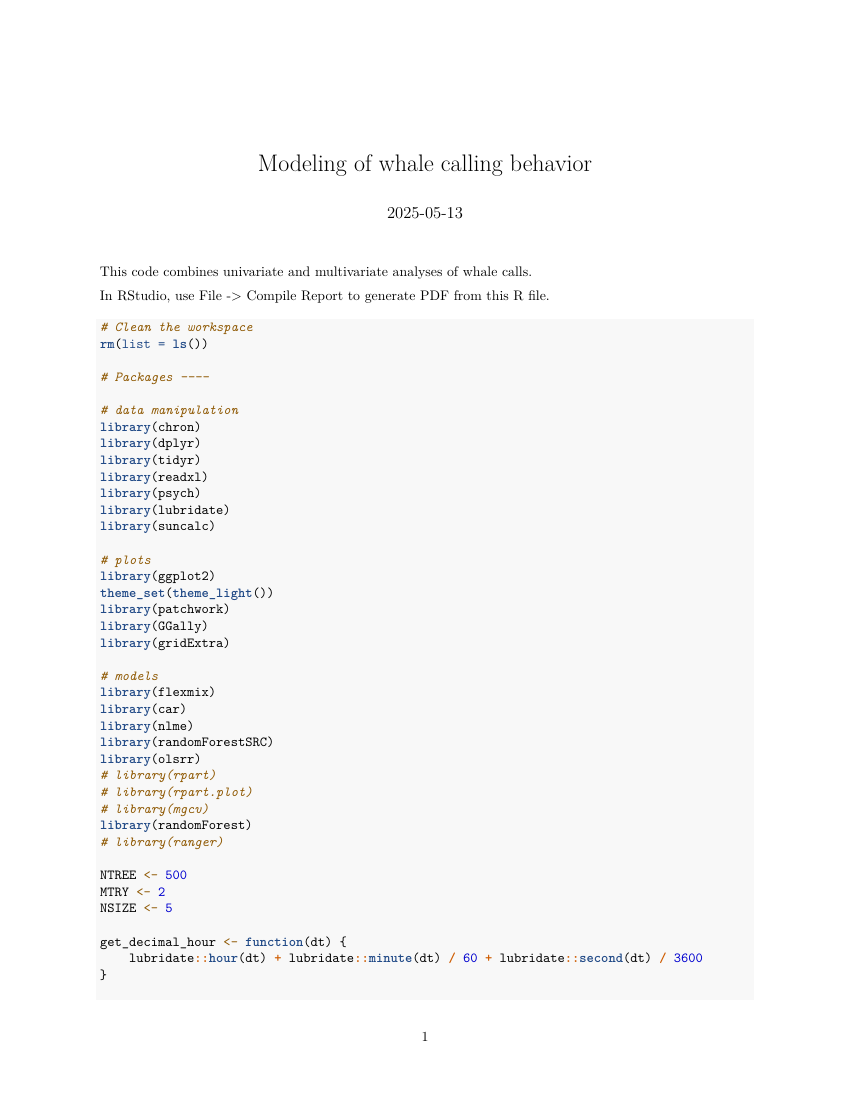

Source code (R):
#' ---
#' title: "Modeling of whale calling behavior"
#' author: ""
#' ---

#+ setup, include=FALSE
knitr::opts_chunk$set(message = FALSE, warning = FALSE,
                      fig.width = 10, fig.height = 6)


#' This code combines univariate and multivariate analyses of whale calls.
#'
#' In RStudio, use File -> Compile Report to generate PDF from this R file.

# Clean the workspace
rm(list = ls())

# Packages ----

# data manipulation
library(chron)
library(dplyr)
library(tidyr)
library(readxl)
library(psych)
library(lubridate)
library(suncalc)

# plots
library(ggplot2)
theme_set(theme_light())
library(patchwork)
library(GGally)
library(gridExtra)

# models
library(flexmix)
library(car)
library(nlme)
library(randomForestSRC)
library(olsrr)
# library(rpart)
# library(rpart.plot)
# library(mgcv)
library(randomForest)
# library(ranger)

NTREE <- 500
MTRY <- 2
NSIZE <- 5

get_decimal_hour <- function(dt) {
    lubridate::hour(dt) + lubridate::minute(dt) / 60 + lubridate::second(dt) / 3600
}

# Get partial dependence data for all predictors
get_pdp_data <- function(model, data, predictors, ...) {
    require(pdp)
    pdp_list <- lapply(predictors, function(pred) {
        pd <- pdp::partial(model,
                           pred.var = pred,
                           train = data,
                           plot = FALSE,
                           ...)
        pd$predictor <- pred
        names(pd)[1] <- "x"
        pd
    })
    do.call(rbind, pdp_list)
}

# Inverse of log10, such as for inv.link = invlog10 in get_pdp_data()
invlog10 <- function(x) {
    10^x
}

# Opposite of in
`%!in%` <- Negate(`%in%`)

# Data ----

BuoyReplacement <- as.Date(c("2022-07-20"))

# Load and format the data
D <- readxl::read_xlsx("./data/NARWData_2024-07-29.xlsx",
                       sheet = 1,
                       col_types = c(rep("guess", 3),
                                     rep("numeric", 3),
                                     rep("guess", 9))) %>%
    # format dates and times
    mutate(Date = as.Date(Date),
           Time_NYC = chron::times(Time_NYC),
           TimeLastVP_NYC = chron::times(TimeLastVP_NYC)) %>%
    mutate(IsVPYesterday = TimeLastVP_NYC > Time_NYC) %>%
    mutate(Time_NYC = as.POSIXct(paste(Date, Time_NYC), tz = "America/New_York"),
           TimeLastVP_NYC = as.POSIXct(paste(Date - IsVPYesterday, TimeLastVP_NYC),
                                       tz = "America/New_York")) %>%
    # calculate time variables
    mutate(TimeSinceLastVP = as.numeric(difftime(Time_NYC, TimeLastVP_NYC, units = "hours")),
           Year = as.numeric(format(Time_NYC, "%Y")),
           Month = as.numeric(format(Time_NYC, "%m")),
           Hour = as.numeric(format(Time_NYC, "%H")),
           HourDecimal = get_decimal_hour(Time_NYC),
           DoY = as.numeric(format(Time_NYC, "%j"))) %>%
    mutate(DoYsin = sin(2 * pi * DoY / 365.25),
           DoYcos = cos(2 * pi * DoY / 365.25),
           Hoursin = sin(2 * pi * HourDecimal / 24),
           Hourcos = cos(2 * pi * HourDecimal / 24)) %>%
    # define seasons based on months
    mutate(Season = case_when(
        Month %in% 9:11 ~ "Fall",
        Month %in% c(12, 1, 2) ~ "Winter",
        Month %in% 3:5 ~ "Spring",
        TRUE ~ "Summer")) %>%
    # order seasons chronologically
    mutate(Season = factor(Season, levels = c("Fall", "Winter", "Spring", "Summer"))) %>%
    # drop unused factor levels
    mutate(Season = droplevels(Season)) %>%
    # rename some variables
    rename(Duration = DeltaTime,
           Duration90 = Dur90,
           SPLvessel = SPL_VesselPassage,
           SPLcalling = SPL_CallingPeriod,
           TimeSinceLVP = TimeSinceLastVP) %>%
    # sort chronologically
    arrange(Time_NYC) %>%
    # calculate inter-call intervals
    mutate(ICI = c(NA, as.numeric(difftime(Time_NYC[-1], Time_NYC[-length(Time_NYC)], units = "secs")))) %>%
    # year of deployment
    mutate(YearDeployment = case_when(
        Date < BuoyReplacement ~ "Year 1",
        Date > BuoyReplacement ~ "Year 2"))

# Set the ICI between years of observations as missing (NA).
# Note that the end of the previous season is March and start of the season is November.
tmp_PreviousMonth <- c(NA, D$Month[-nrow(D)])
YearSwitch <- which(!is.na(tmp_PreviousMonth) & (tmp_PreviousMonth == 3 & D$Month == 11))
D$ICI[YearSwitch] <- NA

# Show summary
summary(D)



# Bouts ----

## Define bouts ----

# Plot ICI distribution
D %>%
    ggplot(aes(x = ICI / 60)) +
    geom_histogram(aes(y = ..count..), fill = "blue", alpha = 0.5, color = NA) +
    scale_x_log10() +
    labs(x = "Inter-call interval (minutes)",
         y = "Frequency")
ggsave("images/ICI_hist.png", width = 6, height = 4, dpi = 600)

# Fit a mixture distribution (2 gamma distributions)
set.seed(123)
ICIs <- na.omit(D$ICI)
fit <- flexmix(ICIs ~ 1,
               model = FLXMRglm(ICIs ~ ., family = "Gamma"),
               k = 2)
summary(fit)
parameters(fit)

# Plot histogram of posterior probabilities
plot(fit, root = FALSE, main = "", eps = 0.1,
     xlab = "Probability", ylab = "Frequency")

png("images/ICI_flexmix.png", width = 6, height = 4, units = "in", res = 600)
plot(fit, root = FALSE, main = "", eps = 0.1,
     xlab = "Probability", ylab = "Frequency")
dev.off()

# In fit@cluster, 1s indicate that the current ICI belongs to the bout,
# and 2s indicate that there's a break between bouts (start of a new bout).
# The ICIs miss the 1st value in each year of deployment (which are NA), so it is n + 2.
# Sometimes the definition of 1 and 2 switches.

# Summarize ICIs (minutes) by cluster
psych::describeBy(ICIs/60, fit@cluster)

# Define bouts
D$Bout <- NA
# Make sure that calls at the YearSwitch are also the breaks
ICIclusters <- fit@cluster
for (i in 1:length(YearSwitch)) {
    ii <- YearSwitch[i]
    ICIclusters <- c(ICIclusters[1:(ii - 2)], 2, ICIclusters[-c(1:(ii - 2))])
}

bi <- 1
D$Bout[1] <- bi
for (i in 1:length(ICIclusters)) {
    # If a break, start a new bout (increase bout index bi)
    if (ICIclusters[i] == 2) {
        bi <- bi + 1
    }
    D$Bout[i + 1] <- bi
}

# Summarize data for bout analysis
DB0 <- D %>%
    mutate(Bout = as.factor(Bout)) %>%
    group_by(Bout) %>%
    summarise(Date = Date[1],
              Year = Year[1],
              Month = Month[1],
              DoY = DoY[1],
              Hour = Hour[1],
              Season = Season[1],
              DoYcos = DoYcos[1],
              DoYsin = DoYsin[1],
              Hoursin = Hoursin[1],
              Hourcos = Hourcos[1],
              HourDecimal = HourDecimal[1],

              ICI = mean(ICI, na.rm = TRUE),
              n_calls = n(),
              BoutDur_s = as.numeric(difftime(tail(Time_NYC, 1), Time_NYC[1], units = "secs")),

              Time_NYC = Time_NYC[1],
              TimeSinceLVP = TimeSinceLVP[1],
              SPLcalling = mean(SPLcalling),
              SPLvessel = mean(SPLvessel),

              FreqMin_first = FreqMin[1],
              FreqMin_last = tail(FreqMin, 1),
              FreqMin = mean(FreqMin),

              FreqMax_first = FreqMax[1],
              FreqMax_last = tail(FreqMax, 1),
              FreqMax = mean(FreqMax),

              FreqDelta_first = FreqDelta[1],
              FreqDelta_last = tail(FreqDelta, 1),
              FreqDelta = mean(FreqDelta),

              Duration_first = Duration[1],
              Duration_last = tail(Duration, 1),
              Duration = mean(Duration),

              Duration90_first = Duration90[1],
              Duration90_last = tail(Duration90, 1),
              Duration90 = mean(Duration90)
    ) %>%
    # convert duration to minutes
    mutate(BoutDur_mins = BoutDur_s / 60) %>%
    mutate(BoutDur_mins_log10 = log10(BoutDur_mins))

# Total number of bouts
max(D$Bout)

# Summary of bout stats
DB0 %>%
    dplyr::select(BoutDur_mins, n_calls) %>%
    psych::describe()

# Count bouts with one call only
db1 <- DB0 %>%
    filter(n_calls == 1)
nrow(db1)

# Remove the short bouts from analysis
DB <- DB0 %>%
    filter(n_calls > 1)

write.csv(DB, file = "dataderived/data_bouts.csv", row.names = FALSE)


## Bout summary ----

# Save numeric summary of the data as a table
summary_DB <- psych::describe(DB) %>%
    as.data.frame() %>%
    dplyr::select(n, min, mean, median, max, sd, range)

# Show summary to match with the table in the paper
summary_DB
write.csv(summary_DB, 'dataderived/summary_DB.csv')


# Summarize like Table 3 in Davis et al. (2023)
# https://doi.org/10.1093/icesjms/fsad174
# but by Year and Month and add columns (Bout_dur_mins_sd)

dtmp <- DB %>%
    group_by(Year, Month) %>%
    summarize(n_bouts = n(),
              BoutDur_mins_mean = mean(BoutDur_mins),
              BoutDur_mins_sd = sd(BoutDur_mins),
              BoutDur_mins_95 = quantile(BoutDur_mins, probs = 0.95)
    )

SumTable <- D %>%
    # remove bouts formed by a single upcall
    filter(!is.element(Bout, db1$Bout)) %>%
    group_by(Year, Month) %>%
    summarize(n_calls = n(),
              ICI_95_min = quantile(ICI[-1], probs = 0.95, na.rm = TRUE) / 60
    ) %>%
    left_join(dtmp)

knitr::kable(SumTable, digits = 2)


# Alternatively, summary by year

dtmp <- DB %>%
    group_by(Year) %>%
    summarize(n_bouts = n(),
              BoutDur_mins_mean = mean(BoutDur_mins),
              BoutDur_mins_sd = sd(BoutDur_mins),
              BoutDur_mins_95 = quantile(BoutDur_mins, probs = 0.95)
    )

SumTable <- D %>%
    # Remove bouts formed by a single upcall
    filter(!is.element(Bout, db1$Bout)) %>%
    group_by(Year) %>%
    summarize(n_calls = n(),
              ICI_95_min = quantile(ICI[-1], probs = 0.95, na.rm = TRUE) / 60
    ) %>%
    left_join(dtmp)

knitr::kable(SumTable, digits = 2)


## Bout plots ----

# Plot bout duration distributions
p1 <- DB %>%
    ggplot(aes(x = BoutDur_mins)) +
    geom_histogram(fill = "blue", alpha = 0.5, color = NA) +
    labs(x = "Bout duration (minutes)",
         y = "Frequency")
p2 <- DB %>%
    ggplot(aes(x = BoutDur_mins)) +
    geom_histogram(fill = "blue", alpha = 0.5, color = NA) +
    scale_x_log10() +
    labs(x = "Bout duration (minutes)",
         y = "Frequency")
p1 + p2 +
    plot_annotation(tag_levels = "A")

ggsave("images/bout_durs.png", width = 8, height = 4, dpi = 600)

# Set the response variables and predictors
RESPONSES <- c("BoutDur_mins_log10")

# PREDICTORS <- c("TimeSinceLVP"
#                 ,"SPLcalling"
#                 ,"SPLvessel"
#                 ,"DoY"
#                 ,"HourDecimal"
# )

PREDICTORS_cycle <- c("TimeSinceLVP"
                      ,"SPLcalling"
                      ,"SPLvessel"
                      ,"DoYcos", "DoYsin"
                      ,"Hoursin", "Hourcos"
)

# Response variables are the first rows/columns in the matrix
DB %>%
    dplyr::select(all_of(c(RESPONSES, PREDICTORS_cycle))) %>%
    GGally::ggpairs() +
    ggplot2::theme(
        axis.text = ggplot2::element_text(size = 8),
        strip.text = ggplot2::element_text(size = 8)
    )

ggsave("images/bout_scatter.png", width = 10, height = 8, dpi = 600)

# Show correlations and p-values
DB %>%
    dplyr::select(all_of(c(RESPONSES, PREDICTORS_cycle))) %>%
    as.matrix() %>%
    Hmisc::rcorr()

# Show 95% confidence intervals for correlations of Response with Predictors
sapply(PREDICTORS_cycle, function(x)
    cor.test(unlist(DB[,RESPONSES]), unlist(DB[,x]), conf.level = 0.95)$conf.int
)


## Bout models ----

# Formula relating the response(s) to explanatory variables
fml <- as.formula(paste(RESPONSES,
                        paste(PREDICTORS_cycle, collapse = " + "),
                        sep = " ~ "))

### Linear regression ----

# Full model (response and all predictors)
M_LR_BoutDur <- lm(fml, data = DB)

# Check collinearity of predictors
ols_coll_diag(M_LR_BoutDur)

# Model selected
m_LR_BoutDur <- ols_step_both_p(M_LR_BoutDur, p_remove = 0.05)
summary(m_LR_BoutDur$model)

# Format the output
tmp <- summary(m_LR_BoutDur$model)
knitr::kable(tmp$coefficients, digits = 3)

# Diagnostics
ols_plot_diagnostics(m_LR_BoutDur$model)
acf(m_LR_BoutDur$model$residuals)

par(mfrow = c(2, 2))
plot(m_LR_BoutDur$model)


with(DB,
     cor.test(SPLvessel, SPLcalling)
     )


### Random forest ----

set.seed(123)
M_RF_BoutDur <- randomForest(fml
                             ,ntree = NTREE, mtry = MTRY, nodesize = NSIZE
                             ,sampsize = ceiling(nrow(DB) * 2/3)
                             ,importance = TRUE
                             ,data = DB)
M_RF_BoutDur
plot(M_RF_BoutDur)

importance_values <- M_RF_BoutDur$importance[,1]
importance_df <- tibble(Variable = names(importance_values),
                        Importance = importance_values) %>%
    arrange(Importance)

ggplot(importance_df, aes(x = reorder(Variable, Importance), y = Importance)) +
    geom_bar(stat = "identity") +
    coord_flip() +
    labs(x = "",
         y = "Importance")
ggsave("images/importance_BoutDur.png", width = 4, height = 3, dpi = 600)

# Get PDP data
pdp_BoutDur <- get_pdp_data(M_RF_BoutDur, DB, PREDICTORS_cycle)

# Convert the predictor column to factor for faceting
pdp_BoutDur$predictor <- factor(pdp_BoutDur$predictor, levels = PREDICTORS_cycle)

# Plot PDPs with fixed y-axes
ggplot(pdp_BoutDur, aes(x = x, y = yhat)) +
    geom_line() +
    facet_wrap(~predictor, scales = "free_x", nrow = 1) +
    labs(x = "Predictor values",
         y = expression(log[10] * "(Bout duration [minutes])"))
ggsave("images/pdp_BoutDur.png", width = 9, height = 2.5, dpi = 600)



# Occurrence analysis ----

# Save numeric summary of the data as a table
summary_D <- psych::describe(D) %>%
    as.data.frame() %>%
    dplyr::select(n, min, mean, median, max, sd, range)

# Show summary to match with the table in the paper
summary_D
write.csv(summary_D, 'dataderived/summary_D.csv')

## Year-season counts ----

# Count number of upcalls from the year of deployment
table(D$YearDeployment)

# Counts per season
table(D$YearDeployment, D$Season)

# % per season
round(table(D$YearDeployment, D$Season) * 100 / as.vector(table(D$YearDeployment)), 0)


## Seasonal plots ----

# See
# https://stackoverflow.com/questions/15575713/modifying-timezone-of-a-posixct-object-without-changing-the-display
# for help changing the time zone without changing the displayed time
DateMonitoring <- read_xlsx("data/Datetime_Local_NARWMonitoring.xlsx") %>%
    arrange(datetime_local) %>%
    # edit timezone
    mutate(datetime_local = as.POSIXct(as.character(datetime_local),
                                       origin = as.POSIXct("1970-01-01"),
                                       tz = "America/New_York")) %>%
    # round to hours
    mutate(datetime_local = lubridate::floor_date(datetime_local, unit = "hour")) %>%
    # keep only unique
    dplyr::distinct(datetime_local, .keep_all = TRUE)

attr(DateMonitoring$datetime_local, "tzone") <- "UTC"

DateMonitoring_day <- DateMonitoring %>%
    # subtract 5 hours to convert to "UTC - 5"
    mutate(datetime_local = datetime_local - 5*3600) %>%
    mutate(datetime_local = as.Date(datetime_local)) %>%
    dplyr::distinct(datetime_local, .keep_all = TRUE)

AllDays <- tibble(date = seq(from = as.Date(min(DateMonitoring$datetime_local)),
                             to = as.Date(max(DateMonitoring$datetime_local)),
                             by = "1 day"),
                  lat = 38.303,
                  lon = -74.645)

sun <- getSunlightTimes(data = AllDays,
                        tz = "UTC", #"America/New_York",
                        keep = c("sunrise", "sunset")) %>%
    # subtract 5 hours to convert to "UTC - 5"
    mutate(sunrise = sunrise - 5*3600,
           sunset = sunset - 5*3600) %>%
    mutate(sunrise_h = get_decimal_hour(sunrise),
           sunset_h = get_decimal_hour(sunset)) %>%
    arrange(date)

# Create a copy of the main data but switch times to UTC - 5
D_utc <- D
attr(D_utc$Time_NYC, "tzone") <- "UTC"
D_utc <- D_utc %>%
    mutate(Time_NYC = Time_NYC - 5*3600) %>%
    mutate(HourDecimal = get_decimal_hour(Time_NYC),
           Date = as.Date(Time_NYC),
           Hour = as.numeric(format(Time_NYC, "%H")))

# Year 1
DateMonitoring_day_0 <- DateMonitoring_day %>%
    dplyr::filter(datetime_local < BuoyReplacement) %>%
    dplyr::filter(datetime_local < as.Date("2022-04-01")) %>%
    dplyr::filter(datetime_local > as.Date("2021-10-20"))
sun_0 <- sun %>%
    dplyr::filter(date < BuoyReplacement) %>%
    dplyr::filter(date < as.Date("2022-04-01")) %>%
    dplyr::filter(date > as.Date("2021-10-20"))

d_0 <- D_utc %>%
    dplyr::filter(Date < BuoyReplacement)

p1 <- ggplot() +
    geom_rect(data = DateMonitoring_day_0,
              aes(ymin = datetime_local, ymax = datetime_local + days(1),
                  xmin = -Inf, xmax = Inf),
              fill = "gray", alpha = 0.5) +
    geom_point(data = sun_0, pch = 16,
               aes(x = sunrise_h, y = date), color = "orange", size = 1) +
    geom_point(data = sun_0, pch = 16,
               aes(x = sunset_h, y = date), color = "orange", size = 1) +
    geom_point(data = d_0,
               aes(x = HourDecimal, y = Date),
               color = "black", size = 1, pch = 15) +
    labs(x = "Hour of day (UTC - 5)",
         y = "") +
    scale_x_continuous(limits = c(0, 24),
                       breaks = seq(0, 24, by = 6),
                       minor_breaks = seq(0, 24, by = 2),
                       expand = c(0.01, 0.01)) +
    scale_y_date(breaks = as.Date(c("2021-11-01", "2022-01-01",
                                    "2022-04-01",
                                    "2023-01-01", "2023-04-01")),
                 date_labels = "%Y %b",
                 # date_minor_breaks = "1 month"
                 minor_breaks = seq(from = as.Date("2021-11-01"),
                                    to = as.Date("2023-04-01"),
                                    by = "1 month"),
                 expand = c(0.01, 0.01)
    )

# Year 2
DateMonitoring_day_0 <- DateMonitoring_day %>%
    dplyr::filter(datetime_local > BuoyReplacement) %>%
    dplyr::filter(datetime_local > as.Date("2022-10-20"))
sun_0 <- sun %>%
    dplyr::filter(date > BuoyReplacement) %>%
    dplyr::filter(date > as.Date("2022-10-20"))
d_0 <- D_utc %>%
    dplyr::filter(Date > BuoyReplacement)

p2 <- ggplot() +
    geom_rect(data = DateMonitoring_day_0,
              aes(ymin = datetime_local, ymax = datetime_local + days(1),
                  xmin = -Inf, xmax = Inf),
              fill = "gray", alpha = 0.5) +
    geom_point(data = sun_0, pch = 16,
               aes(x = sunrise_h, y = date), color = "orange", size = 1) +
    geom_point(data = sun_0, pch = 16,
               aes(x = sunset_h, y = date), color = "orange", size = 1) +
    geom_point(data = d_0,
               aes(x = HourDecimal, y = Date),
               color = "black", size = 1, pch = 15) +
    labs(x = "Hour of day (UTC - 5)",
         y = "") +
    scale_x_continuous(limits = c(0, 24),
                       breaks = seq(0, 24, by = 6),
                       minor_breaks = seq(0, 24, by = 2),
                       expand = c(0.01, 0.01)) +
    scale_y_date(breaks = as.Date(c("2021-11-01", "2022-01-01",
                                    "2022-11-01",
                                    "2023-01-01", "2023-04-01")),
                 date_labels = "%Y %b",
                 # date_minor_breaks = "1 month"
                 minor_breaks = seq(from = as.Date("2021-11-01"),
                                    to = as.Date("2023-04-01"),
                                    by = "1 month"),
                 expand = c(0.01, 0.01)
    )

p1 + p2 +
    plot_annotation(tag_levels = "A")

ggsave("images/occurrence_diel.png", width = 8, height = 4, dpi = 600)


## Diel analysis ----

# Count calls per date and hour, then combine with all monitoring days
D_dh <- D_utc %>%
    dplyr::group_by(Date, Hour) %>%
    dplyr::summarise(Ncalls = n())
# Check
sum(D_dh$Ncalls) == nrow(D)

Ncalls0 <- expand.grid(Date = DateMonitoring_day$datetime_local,
                       Hour = 0:23) %>%
    as_tibble() %>%
    left_join(D_dh, by = c("Date", "Hour")) %>%
    mutate(HourFac = factor(Hour, levels = 0:23),
           Year = "year 1",
           HourSin = sin(2 * pi * Hour / 24),
           HourCos = cos(2 * pi * Hour / 24)) %>%
    arrange(Date, Hour)
# Those counts of calls that are missing during the monitoring are 0
Ncalls0$Ncalls[is.na(Ncalls0$Ncalls)] <- 0
# Check
sum(Ncalls0$Ncalls) == nrow(D)

# Plot number of calls per hour
# Aggregate calls by hour
Ncalls0_agg <- Ncalls0 %>%
    group_by(Hour) %>%
    summarise(Ncalls = sum(Ncalls))
# Check
sum(Ncalls0_agg$Ncalls) == nrow(D)

p3 <- Ncalls0_agg %>%
    ggplot(aes(x = Hour, y = Ncalls)) +
    geom_bar(stat = "identity") +
    labs(x = "Hour of day (UTC - 5)", y = "Number of calls")

p1 + p2 + p3 +
    plot_annotation(tag_levels = "A")

ggsave("images/occurrence_dielNcalls.png", width = 8, height = 3, dpi = 600)


# Use a model to test the diel pattern
# Model 1: based on categorical hours -- has higher AIC and BIC than model 2 below.
# m_ncalls_gls <- nlme::gls(log(Ncalls + 1) ~ HourFac
#           ,correlation = nlme::corAR1()
#           ,data = Ncalls0)

# Model 2: based on sin+cos transformation of hours
m_ncalls_gls <- nlme::gls(log(Ncalls + 1) ~ HourSin + HourCos
                          ,correlation = nlme::corAR1()
                          ,method = "REML"
                          ,data = Ncalls0)

summary(m_ncalls_gls)
# ?nlme:::residuals.gls
# e <- residuals(m_ncalls_gls, type = "pearson")
e <- residuals(m_ncalls_gls, type = "normalized")

# Residual diagnostics plots
par(mfrow = c(2, 2))
plot.ts(e,
        las = 1,
        ylab = "Residuals")
plot(x = fitted(m_ncalls_gls), y = e,
     las = 1,
     ylab = "Residuals", xlab = "Fitted")
plot(x = Ncalls0$Hour, y = e,
     las = 1,
     ylab = "Residuals", xlab = "Hour of day (UTC - 5)")
acf(e,
    las = 1,
    main = "Autocorrelation of residuals")

# Test significance of diel patterns, using ML since the fixed effects are different
m_ncalls_gls <- nlme::gls(log(Ncalls + 1) ~ HourSin + HourCos
                          ,correlation = nlme::corAR1()
                          ,method = "ML"
                          ,data = Ncalls0)

# Reduced model (without predictors)
m_ncalls_gls_reduced <- gls(log(Ncalls + 1) ~ 1
                            ,correlation = corAR1()
                            ,method = "ML"
                            ,data = Ncalls0)

# Likelihood ratio test
# Use the p-value to determine if the predictors significantly improve the model.
anova(m_ncalls_gls, m_ncalls_gls_reduced)

# 95% confidence interval for chi-squared distribution under the null hypothesis
df <- 2 # df.full - df.reduced
c(qchisq(0.025, df), qchisq(0.975, df))



# Call rates ----

## Calculate call rates ----

# Aggregate to calculate call rates
DC <- D %>%
    group_by(Date, Month, DoY, Hour, Season) %>%
    summarise(CallRate = n(),
              HourDecimal = mean(HourDecimal, na.rm = TRUE),
              TimeSinceLVP = mean(TimeSinceLVP),
              SPLcalling = mean(SPLcalling),
              SPLvessel = mean(SPLvessel),
              DoYcos = mean(DoYcos),
              DoYsin = mean(DoYsin),
              Hoursin = mean(Hoursin),
              Hourcos = mean(Hourcos)) %>%
    ungroup() %>%
    mutate(CallRate_log10 = log10(CallRate))

# Save numeric summary of the data as a table
summary_DC <- psych::describe(DC) %>%
    as.data.frame() %>%
    dplyr::select(n, min, mean, median, max, sd, range)

# Show summary to match with the table in the paper
summary_DC
write.csv(summary_DC, 'dataderived/summary_DC.csv')


## Call rates plots ----

# Plot bout duration distributions
p1 <- DC %>%
    ggplot(aes(x = CallRate)) +
    geom_histogram(fill = "blue", alpha = 0.5, color = NA, binwidth = 2) +
    labs(x = "Call rate (number of calls)",
         y = "Frequency")
p2 <- DC %>%
    ggplot(aes(x = CallRate)) +
    geom_histogram(fill = "blue", alpha = 0.5, color = NA) +
    scale_x_log10() +
    labs(x = "Call rate (number of calls)",
         y = "Frequency")
p1 + p2 +
    plot_annotation(tag_levels = "A")

ggsave("images/CallRate.png", width = 8, height = 4, dpi = 600)


# Set the response variables and predictors
RESPONSES <- c("CallRate_log10")

# Response variables are the first rows/columns in the matrix
DC %>%
    dplyr::select(all_of(c(RESPONSES, PREDICTORS_cycle))) %>%
    GGally::ggpairs() +
    ggplot2::theme(
        axis.text = ggplot2::element_text(size = 8),
        strip.text = ggplot2::element_text(size = 8)
    )

ggsave("images/CallRate_scatter.png", width = 10, height = 8, dpi = 600)

# Show correlations and p-values
DC %>%
    dplyr::select(all_of(c(RESPONSES, PREDICTORS_cycle))) %>%
    as.matrix() %>%
    Hmisc::rcorr()

# Show 95% confidence intervals for correlations of Response with Predictors
sapply(PREDICTORS_cycle, function(x)
    cor.test(unlist(DC[,RESPONSES]), unlist(DC[,x]), conf.level = 0.95)$conf.int
)


p1 <- DC %>%
    ggplot(aes(x = SPLcalling, y = CallRate)) +
    geom_point() +
    scale_y_log10() +
    labs(y = "Call rate (number of calls)",
         x = "SPL of calling period (dB)")
p2 <- DB %>%
    ggplot(aes(x = SPLcalling, y = BoutDur_mins)) +
    geom_point() +
    scale_y_log10() +
    labs(y = "Bout duration (minutes)",
         x = "SPL of calling period (dB)")
p3 <- DB %>%
    ggplot(aes(x = SPLvessel, y = BoutDur_mins)) +
    geom_point() +
    scale_y_log10() +
    labs(y = "Bout duration (minutes)",
         x = "SPL of vessel passage (dB)")
p1 + p2 + p3 +
    plot_annotation(tag_levels = "A")
ggsave("images/CallRateBout.png", width = 8, height = 3, dpi = 600)


## Call rate models ----

# Formula relating the response(s) to explanatory variables
fml <- as.formula(paste(RESPONSES,
                        paste(PREDICTORS_cycle, collapse = " + "),
                        sep = " ~ "))

### Linear regression ----

# Full model (response and all predictors)
M_LR_CallRate <- lm(fml, data = DC)

# Check collinearity of predictors
ols_coll_diag(M_LR_CallRate)

# Model selected
m_LR_CallRate <- ols_step_both_p(M_LR_CallRate, p_remove = 0.05)
summary(m_LR_CallRate$model)

# Format the output
tmp <- summary(m_LR_CallRate$model)
knitr::kable(tmp$coefficients, digits = 3)

# Diagnostics
ols_plot_diagnostics(m_LR_CallRate$model)
acf(m_LR_CallRate$model$residuals)

par(mfrow = c(2, 2))
plot(m_LR_CallRate$model)


### Random forest ----

set.seed(123)
M_RF_CallRate <- randomForest(fml
                              ,ntree = NTREE, mtry = MTRY, nodesize = NSIZE
                              ,sampsize = ceiling(nrow(DC) * 2/3)
                              ,importance = TRUE
                              ,data = DC)
M_RF_CallRate
plot(M_RF_CallRate)

importance_values <- M_RF_CallRate$importance[,1]
importance_df <- tibble(Variable = names(importance_values),
                        Importance = importance_values) %>%
    arrange(Importance)

ggplot(importance_df, aes(x = reorder(Variable, Importance), y = Importance)) +
    geom_bar(stat = "identity") +
    coord_flip() +
    labs(x = "",
         y = "Importance")
ggsave("images/importance_CallRate.png", width = 4, height = 3, dpi = 600)

# Get PDP data
pdp_CallRate <- get_pdp_data(M_RF_CallRate, DC, PREDICTORS_cycle)

# Convert the predictor column to factor for faceting
pdp_CallRate$predictor <- factor(pdp_CallRate$predictor, levels = PREDICTORS_cycle)

# Plot PDPs with fixed y-axes
ggplot(pdp_CallRate, aes(x = x, y = yhat)) +
    geom_line() +
    facet_wrap(~predictor, scales = "free_x", nrow = 1) +
    labs(x = "Predictor values",
         y = expression(log[10] * "(Number of calls per hour)"))
ggsave("images/pdp_CallRate.png", width = 9, height = 2.5, dpi = 600)



# Call characteristics ----

## Plots ----

# Set the response variables and predictors
RESPONSES <- c("FreqMin", "FreqMax", "FreqDelta", "Duration", "Duration90")

# Response variables are the first rows/columns in the matrix
D %>%
    dplyr::select(all_of(c(RESPONSES, PREDICTORS_cycle))) %>%
    GGally::ggpairs() +
    ggplot2::theme(
        axis.text = ggplot2::element_text(size = 8),
        strip.text = ggplot2::element_text(size = 8)
    )

ggsave("images/CallChar_scatter.png", width = 10, height = 8, dpi = 600)

# Show correlations and p-values
D %>%
    dplyr::select(all_of(c(RESPONSES, PREDICTORS_cycle))) %>%
    as.matrix() %>%
    Hmisc::rcorr()

# Show 95% confidence intervals for correlations of Response with Predictors
tmp <- lapply(RESPONSES, function(r)
    sapply(PREDICTORS_cycle, function(x)
        cor.test(unlist(D[,r]), unlist(D[,x]), conf.level = 0.95)$conf.int
    )
)
names(tmp) <- RESPONSES
tmp


# Plot boxplots of ALL responses per season


ps <- lapply(RESPONSES, function(response) {
    ggplot(D, aes(x = .data$Season, y = .data[[response]])) +
        geom_boxplot(fill = "bisque") +
        labs(x = "Season", y = response)
})

# List sample sizes on one plot
ps[[1]] <- ps[[1]] +
    stat_summary(
        fun.data = function(x) {
            return(data.frame(
                y = min(x) - 0.1,
                label = paste0("n = ", length(x))
            ))
        },
        geom = "text",
        size = 4,
        color = "blue"
    )

p2 <- ggplot(DC, aes(x = Season, y = CallRate)) +
    geom_boxplot(fill = "darkolivegreen3") +
    labs(x = "Season", y = "Call rate") +
    stat_summary(
        fun.data = function(x) {
            return(data.frame(
                y = min(x) - 1,
                label = paste0("n = ", length(x))
            ))
        },
        geom = "text",
        size = 4,
        color = "blue"
    )

p3 <- ggplot(DB, aes(x = Season, y = BoutDur_mins)) +
    geom_boxplot(fill = "cornflowerblue") +
    labs(x = "Season", y = "Bout duration") +
    stat_summary(
        fun.data = function(x) {
            return(data.frame(
                y = min(x) - 1,
                label = paste0("n = ", length(x))
            ))
        },
        geom = "text",
        size = 4,
        color = "blue"
    )

# Combine all ggplot objects using patchwork
combined_plot <- wrap_plots(ps) + plot_spacer() + p2 + p3

# Print the combined plot
print(combined_plot) +
    plot_layout(axes = "collect") +
    plot_annotation(tag_levels = "A")

ggsave("images/Response_boxplots.png", width = 9, height = 7, dpi = 600)


## Multivariate linear regression ----

# Set formula object
mult_form_lin <- as.formula(
    paste("cbind(",
          paste0(RESPONSES, collapse = ", "),
          ") ~",
          paste0(PREDICTORS_cycle, collapse = " + ")
    )
)

# Multivariate model of linear parametric form
mult_mod_lin <- lm(mult_form_lin
                   ,data = D)

# The function summary() gives a separate summary for each response variable
summary(mult_mod_lin)

# Run multivariate tests and check if thy agree
car::Anova(mult_mod_lin, test.statistic = "Wilks")
car::Anova(mult_mod_lin, test.statistic = "Pillai")
car::Anova(mult_mod_lin, test.statistic = "Hotelling-Lawley")
car::Anova(mult_mod_lin, test.statistic = "Roy")



## Multiple (individual) linear regressions ----

# Run model selection and save results in a list
invisible(
    lapply(RESPONSES, function(y) { # y = RESPONSES[1]
        print(y)
        fml <- as.formula(paste(y,
                                paste(PREDICTORS_cycle, collapse = " + "),
                                sep = " ~ "))

        # Full model (response and all predictors)
        Mfull <- lm(fml, data = D)

        # Model selected
        Mreduced <- ols_step_both_p(Mfull, p_remove = 0.05)
        print(summary(Mreduced$model))

        # Format the output
        tmp <- summary(Mreduced$model)
        print(knitr::kable(tmp$coefficients, digits = 3))

        # Diagnostics
        par(mfrow = c(2, 2))
        plot(Mreduced$model)
    })
)

## Random forest ----

# Set formula object
mult_form_rf <- as.formula(
    paste("Multivar(",
          paste0(RESPONSES, collapse = ", "),
          ") ~",
          paste0(PREDICTORS_cycle, collapse = " + ")
    )
)

# Multivariate model of nonlinear nonparametric form
set.seed(123)
mult_mod_rf <- rfsrc(mult_form_rf,
                     ntree = NTREE,
                     nodesize = NSIZE,
                     importance = "permute",
                     splitrule = "mahalanobis",
                     data = D)

# Print out RF results for each response
invisible(
    sapply(RESPONSES, function(i) print(mult_mod_rf, outcome.target = i))
)

# Plot RF results for each response
invisible(
    sapply(RESPONSES, function(i) plot(mult_mod_rf, m.target = i))
)

# Extract standardized variable importance
svimp <- get.mv.vimp(mult_mod_rf, standardize = TRUE) %>%
    t() %>%
    as_tibble()

# Calculate average importance for sorting of the variables
svimp_avg <- apply(svimp, 2, mean) %>%
    sort()
svimp_long <- svimp %>%
    pivot_longer(cols = PREDICTORS_cycle,
                 names_to = "Variable",
                 values_to = "Value") %>%
    mutate(Variable = factor(Variable, levels = names(svimp_avg)))

# Plot importances
ggplot(svimp_long, aes(x = Value, y = Variable)) +
    xlim(0, max(svimp)) +
    geom_boxplot(fill = "bisque") +
    xlab("Standardized importance") +
    ylab("")
ggsave("images/importance_CallChar.png", width = 8, height = 5, dpi = 600)


# Get PDP data
pdp_CallChar <- lapply(PREDICTORS_cycle, function(i) { # i = "TimeSinceLVP"

    # Setup x-grid similar to pdp::partial and pdp:::pred_grid
    grid.resolution <- min(length(unique(mult_mod_rf$xvar[, i, drop = TRUE])), 51)
    xx <- seq(from = min(mult_mod_rf$xvar[, i, drop = TRUE], na.rm = TRUE),
              to = max(mult_mod_rf$xvar[, i, drop = TRUE], na.rm = TRUE),
              length = grid.resolution)

    # Use new partial.values xx instead of the mult_mod_rf$xvar[, i]
    partial.obj <- randomForestSRC::partial(mult_mod_rf,
                                            partial.xvar = i,
                                            partial.values = xx)

    pdta <- lapply(RESPONSES, function(j)
        randomForestSRC::get.partial.plot.data(partial.obj, m.target = j))

    lapply(1:length(RESPONSES), function(j)
        tibble(x = pdta[[j]]$x,
               yhat = pdta[[j]]$yhat,
               predictor = i,
               response = RESPONSES[j])) %>%
        bind_rows()
}) %>%
    bind_rows()

# Rename stuff to include units
pdp_CallChar <- pdp_CallChar %>%
    mutate(predictor = gsub("TimeSinceLVP", "TimeSinceLVP (hours)", predictor)) %>%
    mutate(predictor = gsub("SPLcalling", "SPLcalling (dB)", predictor)) %>%
    mutate(predictor = gsub("SPLvessel", "SPLvessel (dB)", predictor)) %>%
    mutate(response = if_else(grepl("Duration", response),
                               paste0(response, " (s)"),
                               response)) %>%
    mutate(response = gsub("FreqDelta", "FreqDelta (Hz)", response)) %>%
    mutate(response = gsub("FreqMax", "FreqMax (Hz)", response)) %>%
    mutate(response = gsub("FreqMin", "FreqMin (Hz)", response))


# Plot PDPs with fixed y-axes
pdp_CallChar %>%
    dplyr::filter(predictor %in% c("TimeSinceLVP (hours)", "SPLcalling (dB)", "SPLvessel (dB)")) %>%
    ggplot(aes(x = x, y = yhat)) +
    geom_line() +
    facet_grid(response ~ predictor, scales = "free") +
    labs(x = "Predictor values",
         y = "Response values")
ggsave("images/pdp_CallChar1.png", width = 9, height = 8, dpi = 600)


pdp_CallChar %>%
    dplyr::filter(predictor %!in% c("TimeSinceLVP (hours)", "SPLcalling (dB)", "SPLvessel (dB)")) %>%
    ggplot(aes(x = x, y = yhat)) +
    geom_line() +
    facet_grid(response ~ predictor, scales = "free") +
    labs(x = "Predictor values",
         y = "Response values")
ggsave("images/pdp_CallChar2.png", width = 9, height = 8, dpi = 600)



save.image("dataderived/DataImage_modeling_combined.RData")


# Citations ----

citation(package = "car", auto = TRUE)
citation(package = "flexmix")
citation(package = "nlme")
citation(package = "randomForestSRC", auto = TRUE)
citation(package = "randomForest", auto = TRUE)
